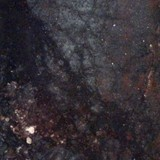
#> input picture app/resources/lithology_examples/breccia_other.jpg, 160 x 160 px
$ python -i core_color_hint.py   (imports and definitions only)
#> lines starting #> are read from the running program, lines starting #| are printed output that depends on the picture; after the words box and inside, x2 and y2 are one past the last pixel; in counts of white or black regions, pixels touching at a corner belong together
#> further down, picture is the input picture: PIL image 160x160 RGB; mean R, G, B 54.1, 48.4, 54.3
"""Photographic colour families and actual RGB samples within a core mask.

Not a calibrated rock-colour measurement or lithology classifier. Callers use
original photograph pixels, never overlays or a rendered geological column.
"""
from __future__ import annotations

from dataclasses import dataclass
import json
from pathlib import Path

import numpy as np
from PIL import Image, ImageOps, UnidentifiedImageError

SCHEMA = 'cv1-core-color-v2'


@dataclass(frozen=True)
class CoreColorHint:
    label: str
    supporting_fraction: float
    usable_pixels: int
    limitation: str = "Цвет по фото ориентировочный: зависит от освещения, баланса белого и состояния керна; чёрно-белое фото не передаёт истинный цвет."
    rgb: tuple[int, int, int] = (128, 128, 128)
    components: tuple[dict, ...] = ()
    mixed: bool = False

    def to_dict(self):
        return {'schema':SCHEMA,'label':self.label,'supporting_fraction':self.supporting_fraction,
                'usable_pixels':self.usable_pixels,'rgb':list(self.rgb),'hex':rgb_hex(self.rgb),
                'components':list(self.components),'mixed':self.mixed,'approximate':True,
                'method':'masked_cielab_robust_pixels','limitation':self.limitation}


def rgb_hex(rgb):
    return '#' + ''.join(f'{int(channel):02x}' for channel in rgb)


def _neutral_name(lightness):
    return ('чёрный' if lightness < 18 else 'тёмно-серый' if lightness < 42 else
            'серый' if lightness < 68 else 'светло-серый' if lightness < 90 else 'белый')


def estimate_core_color(image: Image.Image, mask: Image.Image | np.ndarray | None = None, *, exclude_boxes=()) -> CoreColorHint | None:
    """Source-pixel colour families; fraction is pixel coverage, not correctness.

    Low-chroma warm greys stay grey. Separate colours stay separate rather than
    being averaged into a tone absent from the rock. No white-balance guessing.
    Masks/label rectangles must be in the same coordinate system as the image.
    """
#> called with exclude_boxes = ()
    if not isinstance(image,Image.Image) or min(image.size)<12 or image.width*image.height>100_000_000:return None
    import cv2
    original_size=image.size
#> original_size = (160, 160)
    sample=image.copy();sample.thumbnail((768,2048),Image.Resampling.BOX)
    width,height=sample.size
#> width = 160; height = 160
    if min(width,height)<4:return None
    selected=np.ones((height,width),dtype=bool)
    if 'A' in sample.getbands():selected &= np.asarray(sample.getchannel('A'))>0
    if mask is not None:
        try:
            source=np.asarray(mask)
            if source.shape!=(original_size[1],original_size[0]):return None
            valid=np.isfinite(source)&(source>0)
            selected &= np.asarray(Image.fromarray(valid.astype('uint8')*255).resize(sample.size,Image.Resampling.NEAREST))>0
        except (ValueError,TypeError):return None
    yy,xx=np.where(selected)
#> selected: shape (160, 160) bool; every value is 1
    if len(xx)<64:return None
    l,r,t,b=int(xx.min()),int(xx.max())+1,int(yy.min()),int(yy.max())+1
#> l = 0; r = 160; t = 0; b = 160
    dx,dy=max(1,round((r-l)*.12)),max(1,round((b-t)*.03))
#> dx = 19; dy = 5
    selected[:,:l+dx]=False;selected[:,r-dx:]=False
    selected[:t+dy,:]=False;selected[b-dy:,:]=False
    for box in exclude_boxes or ():
        try:
            l,t,r,b=map(float,box)
            if not all(np.isfinite(v) for v in (l,t,r,b)):continue
            l,t,r,b=max(0,round(l*width)),max(0,round(t*height)),min(width,round(r*width)),min(height,round(b*height))
            if r>l and b>t:selected[t:b,l:r]=False
        except (ValueError,TypeError):continue
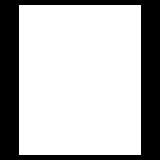
#> selected: shape (160, 160) bool; 71.5% white; 1 black region, box (x1, y1, x2, y2) and area: (0, 0, 160, 160) 7300
    count_before=int(selected.sum())
#> count_before = 18300
    if count_before<64:return None
    rgb=np.asarray(sample.convert('RGB'))
    usable=selected&(rgb.max(axis=2)<249)&(rgb.max(axis=2)>8)
#> usable: shape (160, 160) bool; 71.5% white; 3 black regions (2 under 20 px), largest, box (x1, y1, x2, y2) and area: (0, 0, 160, 160) 7300
    count=int(usable.sum())
#> count = 18294
    if count<64 or count/count_before<.30:return None
    lab=cv2.cvtColor(rgb.astype('float32')/255.,cv2.COLOR_RGB2LAB)[usable]
    pixels=rgb[usable];light,a,b=lab.T;chroma=np.hypot(a,b)
#> after `light, a, b = lab.T`: light = 18294 values, max 92.1 at index 15135, min 3.52 at index 127, mean 21.32; a = 18294 values, max 14.44 at index 16086, min -3.41 at index 193, mean 4.07; b = 18294 values, max 9.86 at index 15136, min -11.55 at index 1475, mean -2.89
#> after `chroma = np.hypot(a, b)`: chroma = 18294 values, max 14.82 at index 16086, min 0 at index 3504, mean 5.8
    hue=np.degrees(np.arctan2(b,a))%360;neutral=chroma<=14
#> after `hue = np.degrees(np.arctan2(b, a)) % 360`: hue = 18294 values, max 359.4 at index 13560, min 0 at index 2666, mean 271.8
    names=('серо-зелёный','зелёный','бежевый','коричневый','желтовато-коричневый',
           'желтоватый','оливково-коричневый','розоватый','красно-коричневый',
           'красноватый','серо-голубой','голубой','фиолетово-серый','фиолетовый')
    codes=np.full(count,-1,dtype='int8')
#> codes = 18294 values from -1 to -1
    red=~neutral&((hue<40)|(hue>=350))
    codes[red]=9;codes[red&(light<55)]=8;codes[red&(light>=65)&(chroma<40)]=7
    warm=~neutral&(hue>=40)&(hue<80)
    codes[warm]=3;codes[warm&(light>=65)]=4;codes[warm&(light>=65)&(chroma<40)]=2
    yellow=~neutral&(hue>=80)&(hue<110)
    codes[yellow]=5;codes[yellow&(light<48)]=6;codes[yellow&(light>=65)&(chroma<35)]=2
    green=~neutral&(hue>=110)&(hue<175)
    codes[green]=1;codes[green&(chroma<25)]=0
    blue=~neutral&(hue>=175)&(hue<270)
    codes[blue]=11;codes[blue&(chroma<25)]=10
    purple=~neutral&(hue>=270)&(hue<350)
    codes[purple]=13;codes[purple&(chroma<25)]=12
    components=[]
    def component(name,indices):
        representative=tuple(int(v) for v in np.median(pixels[indices],axis=0))
        components.append({'label':name,'fraction':float(indices.sum()/count),
                           'rgb':list(representative),'hex':rgb_hex(representative)})
    if neutral.any():
        tones=np.digitize(light,[18,42,68,90])
#> tones = 18294 values, max 4 at index 15015, min 0 at index 0, mean 0.614
        tone_counts=np.bincount(tones[neutral],minlength=5)
#> tone_counts = [7428, 10551, 264, 39, 9]
        substantial=np.flatnonzero(tone_counts>=max(1,int(neutral.sum()*.25)))
#> substantial = [0, 1]
        # Two clearly separated neutral tones must not turn into an invented
        # mid-grey (for example dark and pale alternating bands).
        if len(substantial)>=2 and substantial[-1]-substantial[0]>=2:
            for tone in range(5):
                indices=neutral&(tones==tone)
                if indices.any():component(_neutral_name(float(np.median(light[indices]))),indices)
        else:
            component(_neutral_name(float(np.median(light[neutral]))),neutral)
#> in component, `representative=tuple(int(v) for v in np.median(pixels[indices],axis=0))`: representative = (55, 48, 53)
    for code,name in enumerate(names):
        indices=codes==code
        if indices.any():component(name,indices)
#> this loop made 14 passes
#> representative in component on pass 9: (63, 34, 38)
    components.sort(key=lambda row:(-row['fraction'],row['label']))
    major=components[0];significant=[row for row in components if row['fraction']>=.20]
#> after `major = components[0]`: major = {'label': 'тёмно-серый', 'fraction': 1, 'rgb': [55, 48, 53], 'hex': '#373035'}
#> after `significant = [row for row in components if row['fraction'] >= 0.2]`: significant = 1 item
    mixed=major['fraction']<.70 and len(significant)>=2
#> mixed = False
    label=(' и '.join(row['label'] for row in significant[:3])+' (неоднородный)') if mixed else major['label']
    return CoreColorHint(label,major['fraction'],count,rgb=tuple(major['rgb']),components=tuple(components[:5]),mixed=mixed)


def estimate_core_color_file(path: str | Path, mask: Image.Image | np.ndarray | None = None, **kwargs) -> CoreColorHint | None:
    """Read a crop without assuming an ASCII filesystem path."""
    try:
        with Image.open(Path(path)) as image:
            return estimate_core_color(ImageOps.exif_transpose(image), mask, **kwargs)
    except (OSError, ValueError, UnidentifiedImageError):
        return None


def color_is_confirmed(attributes):
    if attributes.get('__color_expert_confirmed')=='1':return True
    try:assumptions=json.loads(attributes.get('__description_assumptions','[]'))
    except (TypeError,ValueError):assumptions=[]
    if not isinstance(assumptions,list):assumptions=[]
    return bool(attributes.get('__description_composer') and attributes.get('Цвет') and
                attributes.get('Цвет')==attributes.get('__vision_color') and 'Цвет' not in assumptions)


def apply_photo_color(attributes,measurement,*,force=False):
    """Update only a blank/previous automatic colour, preserving expert edits."""
    from app.infrastructure.description_template import PHOTO_UNRESOLVED

    current=attributes.get('Цвет');previous=attributes.get('__vision_color')
    if not force and (color_is_confirmed(attributes) or current and current not in (previous, PHOTO_UNRESOLVED)):return False
    if not isinstance(measurement,dict) or not isinstance(measurement.get('label'),str) or not measurement['label']:return False
    attributes['Цвет']=measurement['label'][:120];attributes['__vision_color']=attributes['Цвет']
    attributes['__color_measurement']=json.dumps(measurement,ensure_ascii=False,allow_nan=False)
    attributes['__color_expert_confirmed']='0'
    try:assumptions=json.loads(attributes.get('__description_assumptions','[]'))
    except (TypeError,ValueError):assumptions=[]
    assumptions=assumptions if isinstance(assumptions,list) else []
    attributes['__description_assumptions']=json.dumps(sorted({v for v in assumptions if isinstance(v,str)}|{'Цвет'}),ensure_ascii=False)
    return True

>>> from PIL import Image
>>> picture = Image.open('../resources/lithology_examples/breccia_other.jpg')
>>> result = estimate_core_color(picture)
